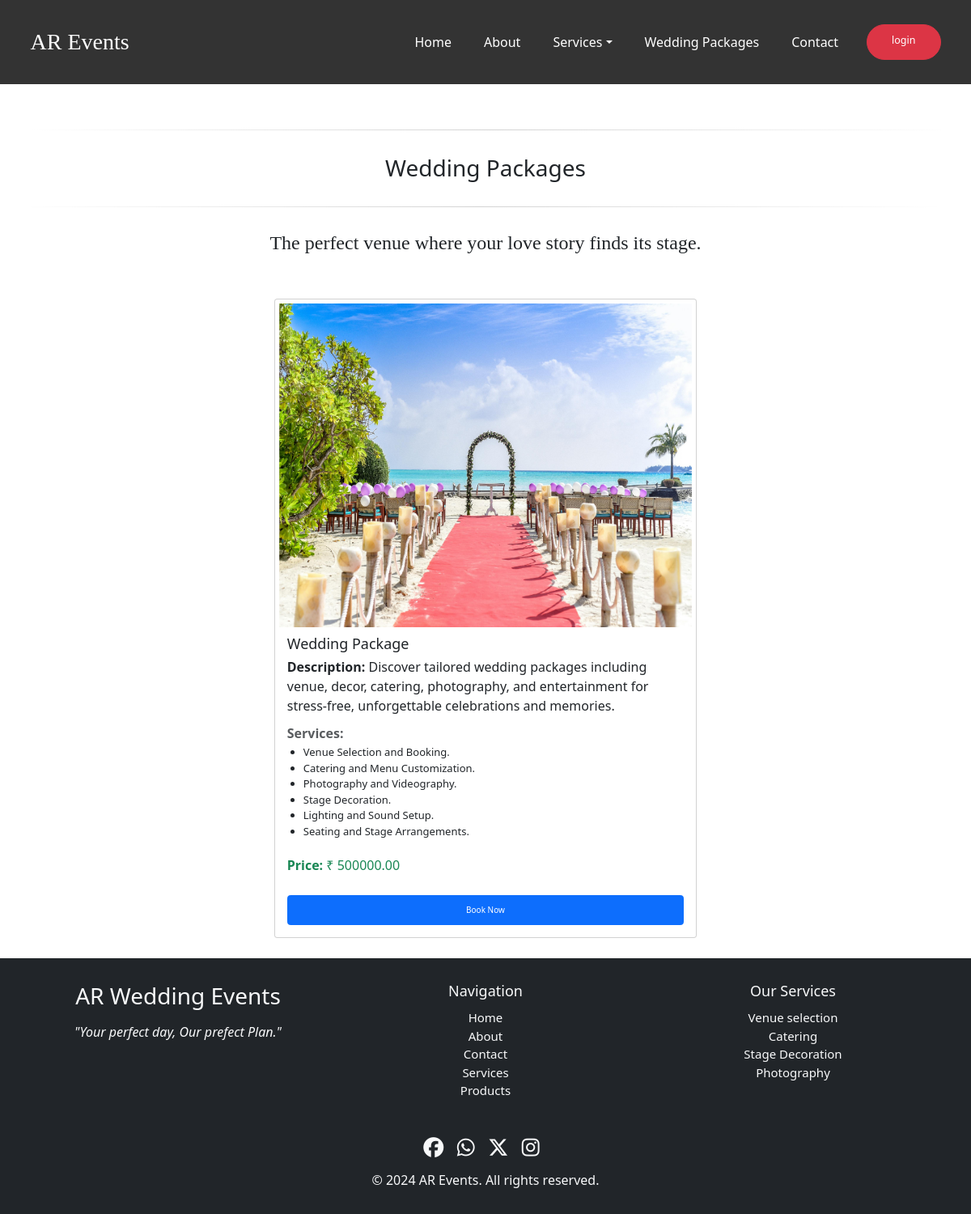
Screenshot of /weddingpackage/ with the database file from the repository.
### Events/models.py (models this page shows, shortened)
class WeddingPackage(models.Model):
    venue_img = models.ImageField(upload_to='wedding_package',null=False,blank=False)
    catering_img = models.ImageField(upload_to='wedding_package',null=False,blank=False)
    stage_img = models.ImageField(upload_to='wedding_package',null=False,blank=False)
    Photography_img = models.ImageField(upload_to='wedding_package',null=False,blank=False)
    name = models.CharField(max_length=50,null=False,blank=False)
    price = models.DecimalField(max_digits=10, decimal_places=2)
    description = models.TextField()
    services = models.TextField(help_text="Enter services separated by commas,")
    def get_services_list(self):
        return self.services.split(',')

### Events/views.py (the view)
# urls.py: path("weddingpackage/",views.wedding_package,name="wedding_package"),
def wedding_package(request):
    weddingpackage = WeddingPackage.objects.all()
    return render(request, 'wedding_package.html',{'weddingpackage':weddingpackage})

### Events/templates/wedding_package.html (shortened to what this page needs)
{% extends 'layouts/main.html' %}
{% block content %}
<div class="container-fluid mt-100" style="height: auto; padding:30px;">
    <div class="container">
        <h3 class="text-center" style="padding:30px;border-bottom: solid 1.5px;
        border-top:solid 1.5px;
        border-image: linear-gradient(100deg, #fff, lightgrey, #fff);
        border-image-slice: 1;
        margin-top: 30px;">Wedding Packages</h3>
        <h4 class="text-center" style="margin-top: 30px;font-family: 'cursive';">The perfect venue where your love story finds its stage.</h4>
        <div class="row row-cols-1 g-5 m-3 justify-content-center">
          {% for package in weddingpackage %}
          <div class="col-6">
            <div class="card h-100 mt-4 p-2">
                <div id="carouselExampleRide{{ forloop.counter }}" class="carousel slide" data-bs-ride="true">
                    <div class="carousel-inner">
                      <div class="carousel-item active">
                        <img src="{{ package.venue_img.url }}" class="d-block w-100" alt="package image" style="width:400px;height:400px;">
                      </div>
                    </div>
                    <button class="carousel-control-prev" type="button" data-bs-target="#carouselExampleRide{{ forloop.counter }}" data-bs-slide="prev">
                      <span class="carousel-control-prev-icon" aria-hidden="true"></span>
                    </button>
                    <button class="carousel-control-next" type="button" data-bs-target="#carouselExampleRide{{ forloop.counter }}" data-bs-slide="next">
                      <span class="carousel-control-next-icon" aria-hidden="true"></span>
                    </button>
                  </div>
              <div class="card-body d-flex flex-column">
                  <h5 class="card-title">{{ package.name }}</h5>
                  <p class="card-text"><strong>Description:</strong> {{ package.description }}</p>
                  <p class="text-muted mb-1"><strong>Services:</strong>
                    <ul>
                        {% for service in package.get_services_list %}
                            <li style="font-size: 13px;">{{ service }}</li>
                        {% endfor %}
                    </ul>
                  </p>
                  <p class="text-success"><strong>Price:</strong> &#8377; {{ package.price }}</p>
                  <a href="{% url 'book_package' package.id %}" class="btn btn-primary mt-auto py-3">Book Now</a>
              </div>
          </div>
          </div>
          {% endfor %}
        </div>
      </div>
</div>
{% endblock %}

### static/style.css (style rules this page uses)
* { margin:0; padding:0; box-sizing: border-box; }
html { font-size: 10px; scroll-behavior: smooth; }
:root { --dark-blue:#333333; --pure-white:#ffffff; --sky-blue:#0D6EFD; --grey:#686868; --h1-font:7rem; --h2-font:3.2rem; --h3-font:2.8rem; --h4-font:2.4rem; --font-20px: 2rem; --h5-font:1.8rem; --p-font:1.6rem; --font-segoe-UI:'segoe UI'; --font-pop:'poppins'; }
body { font-family:var(--font-segoe-UI); }
.h1,.h2,.h3,.h4,.h5,.h6,h1,h2,h3,h4,h5,h6 { margin-bottom: 0; }
h3 { font-size:var(--h3-font); }
h4 { font-size:var(--h4-font); }
h5 { font-size:var(--h5-font); }
p,.p-font-size { font-size:var(--p-font); }
.mt-100 { margin-top: 10rem; }

### rows the page displays
WeddingPackage: venue_img (picture), name "Wedding Package", description "Discover tailored wedding packages including venue, decor, catering, photography, and entertainment for stress-free, unforgettable celebrations and memories.", get_services_list "Venue Selection and Booking." "Catering and Menu Customization." "Photography and Videography." "Stage Decoration." "Lighting and Sound Setup." "Seating and Stage Arrangements.", price "500000.00"
